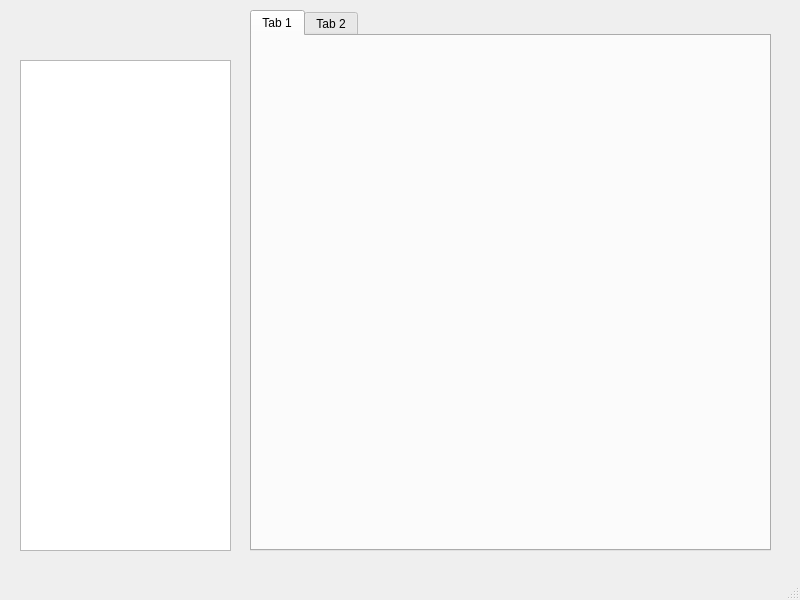
<?xml version="1.0" encoding="UTF-8"?>
<ui version="4.0">
 <class>sci_ui_library_widget</class>
 <widget class="QMainWindow" name="sci_ui_library_widget">
  <property name="geometry">
   <rect>
    <x>0</x>
    <y>0</y>
    <width>800</width>
    <height>600</height>
   </rect>
  </property>
  <property name="windowTitle">
   <string>MainWindow</string>
  </property>
  <widget class="QWidget" name="centralwidget">
   <widget class="QTreeView" name="treeView_library_file_tree">
    <property name="geometry">
     <rect>
      <x>20</x>
      <y>60</y>
      <width>211</width>
      <height>491</height>
     </rect>
    </property>
   </widget>
   <widget class="QTabWidget" name="tabWidget_file_edit">
    <property name="geometry">
     <rect>
      <x>250</x>
      <y>10</y>
      <width>521</width>
      <height>541</height>
     </rect>
    </property>
    <widget class="QWidget" name="tab">
     <attribute name="title">
      <string>Tab 1</string>
     </attribute>
    </widget>
    <widget class="QWidget" name="tab_2">
     <attribute name="title">
      <string>Tab 2</string>
     </attribute>
    </widget>
   </widget>
  </widget>
  <widget class="QMenuBar" name="menubar">
   <property name="geometry">
    <rect>
     <x>0</x>
     <y>0</y>
     <width>800</width>
     <height>26</height>
    </rect>
   </property>
  </widget>
  <widget class="QStatusBar" name="statusbar"/>
 </widget>
 <resources/>
 <connections/>
</ui>
